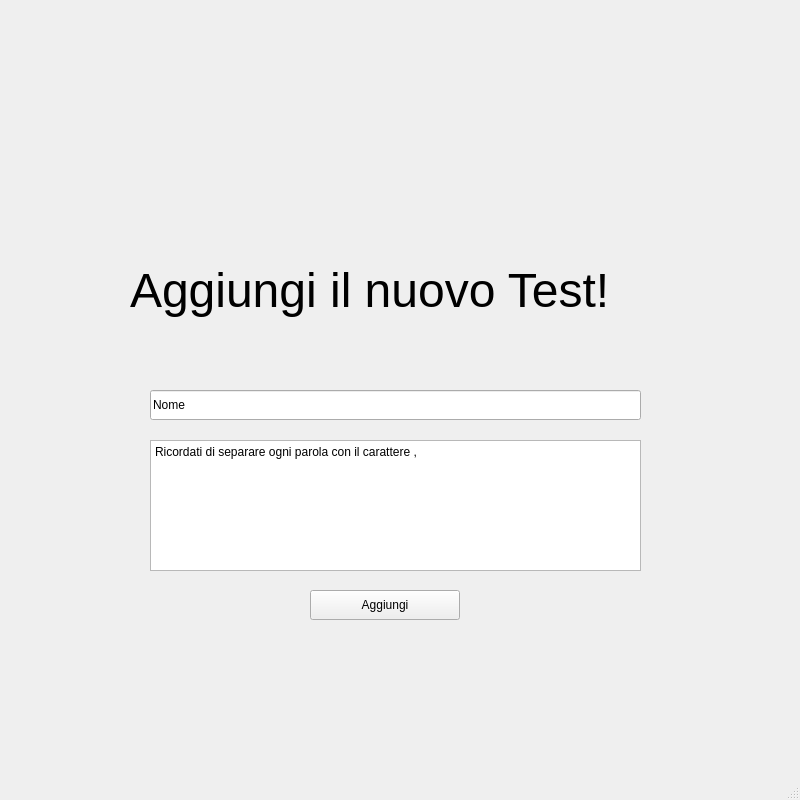
<?xml version="1.0" encoding="UTF-8"?>
<ui version="4.0">
 <class>MainWindow</class>
 <widget class="QMainWindow" name="MainWindow">
  <property name="geometry">
   <rect>
    <x>0</x>
    <y>0</y>
    <width>800</width>
    <height>800</height>
   </rect>
  </property>
  <property name="windowTitle">
   <string>MainWindow</string>
  </property>
  <widget class="QWidget" name="centralwidget">
   <widget class="QPushButton" name="RegistrazioneButton">
    <property name="geometry">
     <rect>
      <x>310</x>
      <y>590</y>
      <width>150</width>
      <height>30</height>
     </rect>
    </property>
    <property name="text">
     <string>Aggiungi</string>
    </property>
   </widget>
   <widget class="QLineEdit" name="UsernameInput">
    <property name="geometry">
     <rect>
      <x>150</x>
      <y>390</y>
      <width>491</width>
      <height>30</height>
     </rect>
    </property>
    <property name="text">
     <string>Nome</string>
    </property>
   </widget>
   <widget class="QLabel" name="label1">
    <property name="geometry">
     <rect>
      <x>130</x>
      <y>230</y>
      <width>631</width>
      <height>121</height>
     </rect>
    </property>
    <property name="font">
     <font>
      <pointsize>36</pointsize>
     </font>
    </property>
    <property name="acceptDrops">
     <bool>false</bool>
    </property>
    <property name="text">
     <string>Aggiungi il nuovo Test!</string>
    </property>
   </widget>
   <widget class="QPlainTextEdit" name="plainTextEdit">
    <property name="geometry">
     <rect>
      <x>150</x>
      <y>440</y>
      <width>491</width>
      <height>131</height>
     </rect>
    </property>
    <property name="plainText">
     <string>Ricordati di separare ogni parola con il carattere ,</string>
    </property>
   </widget>
  </widget>
  <widget class="QStatusBar" name="statusbar"/>
 </widget>
 <resources/>
 <connections/>
</ui>
